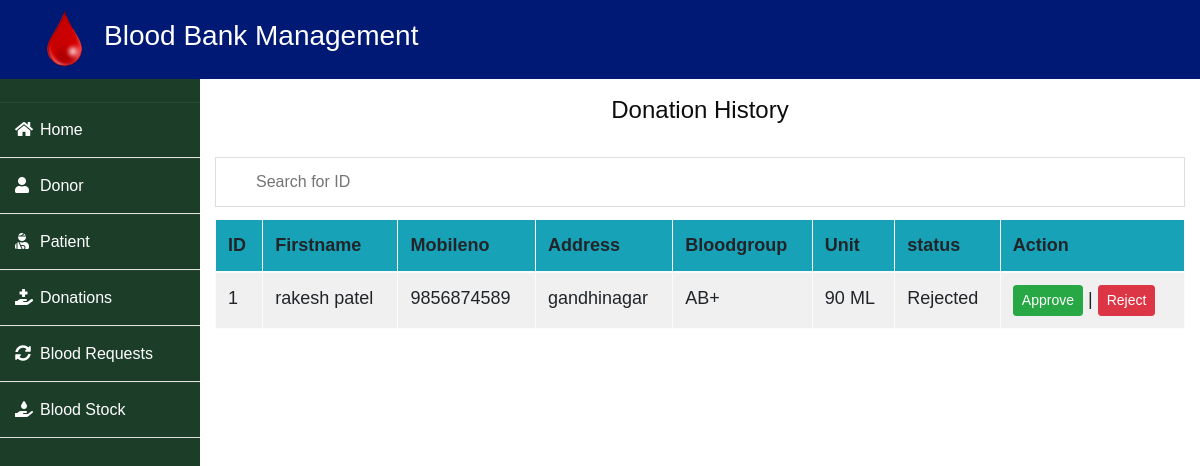
Page /donations/ on the committed database.
### donor/models.py (models this page shows, shortened)
class BloodDonate1(models.Model):
    donor=models.ForeignKey(Donor,on_delete=models.CASCADE)
    firstname=models.CharField(max_length=40)
    lastname=models.CharField(max_length=40)
    mobileno=models.IntegerField(max_length=10)
    address=models.CharField(max_length=100)
    bloodgroup=models.CharField(max_length=10)
    unit=models.PositiveIntegerField(default=0)
    status=models.CharField(max_length=20,default="Pending")

### blood/views.py (the view)
# urls.py: path('donations/',views.donations,name='donations'),
def donations(request):
    donation=dmodels.BloodDonate1.objects.all()
    return render(request,"action/donation.html",{'donation':donation})

### templates/action/donation.html (shortened to what this page needs)
{% extends 'action/adminbase.html' %}
{% block content %}
{%load static%}
<head>
   </head>
<br>
<div class="container">
    <H4 class="text-center"> Donation History</H4><br>
    <input type="text" id="myInput" onkeyup="myFunction()" placeholder="Search for ID ">
    <table class="table table-light table-hover table-bordered table-striped" id="myTable">
        <thead class="bg-info">
            <tr>
                <th scope="col">ID</th>
                <th scope="col">Firstname</th>
                <th scope="col">Mobileno</th>
                <th scope="col">Address</th>
                <th scope="col">Bloodgroup</th>
                <th scope="col">Unit</th>
                <th scope="col">status</th>
                <th scope="col">Action</th>
            </tr>
        </thead>
        <tbody>
            {% for t in donation %}
            <tr>
                <td>{{forloop.counter}}</td>
                <td>{{t.firstname}} {{t.lastname}}</td>
                <td>{{t.mobileno}}</td>
                <td>{{t.address}}</td>
                <td>{{t.bloodgroup}}</td>
                <td>{{t.unit}} ML</td>
                <td>{{t.status}}</td>
                <td><a href="/approved/{{t.id}}" class="btn btn-success btn-sm" value="Approve">Approve</a> | <a href="/rejectd/{{t.id}}" class="btn btn-danger btn-sm">Reject</a></td>
            </tr>
            {% endfor %}
        </tbody>
    </table>
</div>
{% endblock content %}

### static/home/style.css (style rules this page uses)
body { font-family: 'Roboto', sans-serif; color: #0c0c0c; background-color: #ffffff; overflow-x: hidden; }
a, a:hover, a:focus { text-decoration: none; }
.btn, .btn:focus { outline: none !important; -webkit-box-shadow: none; box-shadow: none; }

### static/home/responsive.css (style rules this page uses)
@media (min-width: 1200px) { .container { max-width: 1170px; } }

### templates/action/adminbase.html (style rules this page uses)
* { margin: 0; padding: 0; box-sizing: border-box; list-style: none; text-decoration: none; font-family: 'Josefin Sans', sans-serif; }
body { background-color: #f3f5f9; }

### templates/action/donation.html (style rules this page uses)
#myInput { background-image: url('/css/searchicon.png'); background-position: 10px 12px; background-repeat: no-repeat; width: 100%; font-size: 16px; padding: 12px 20px 12px 40px; border: 1px solid #ddd; margin-bottom: 12px; }
#myTable { border-collapse: collapse; width: 100%; border: 1px solid #ddd; font-size: 18px; }
#myTable th, #myTable td { text-align: left; padding: 12px; }
#myTable tr { border-bottom: 1px solid #ddd; }

### rows in the picture
BloodDonate1: firstname "rakesh", lastname "patel", mobileno "9856874589", address "gandhinagar", bloodgroup "AB+", unit "90", status "Rejected"
